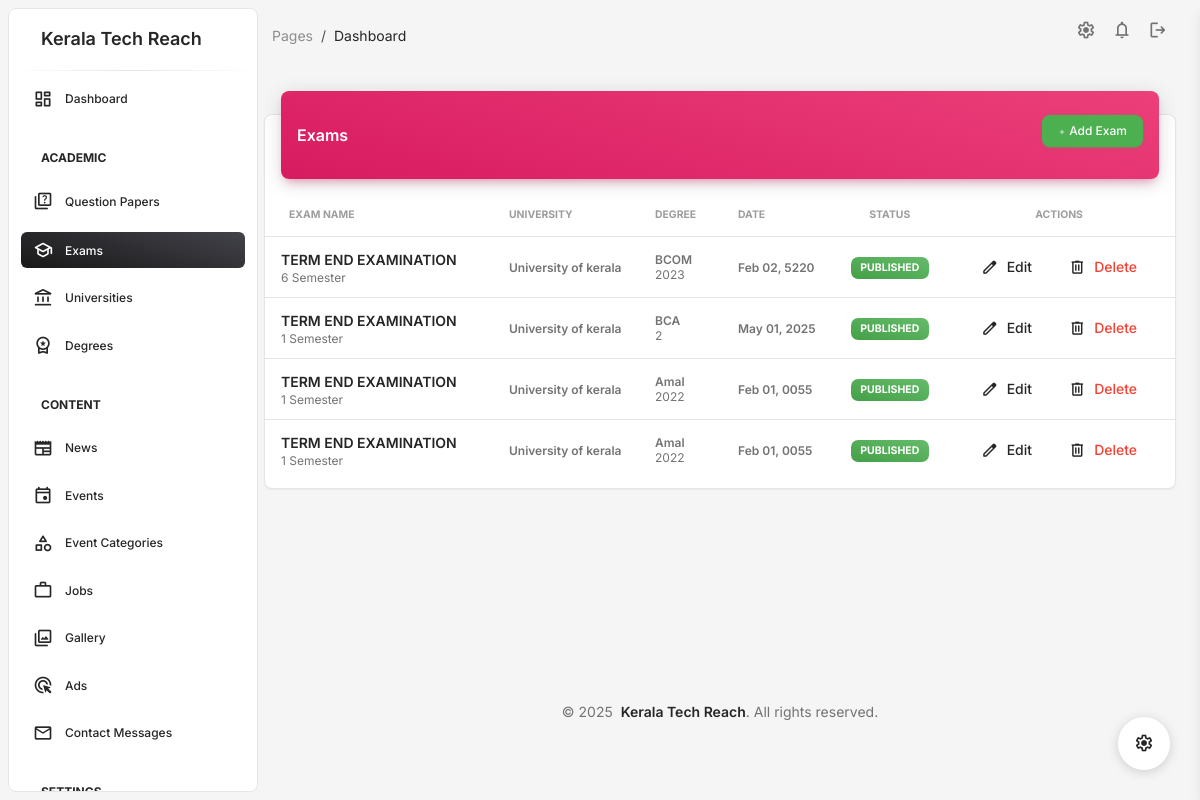
Screenshot of /admindashboard/exams/ (signed in) with the database file from the repository.
### admindashboard/models.py (models this page shows, shortened)
class Exam(models.Model):
    exam_name = models.CharField(max_length=255)
    exam_date = models.DateField()
    exam_url = models.URLField()
    degree_name = models.ForeignKey(Degree, on_delete=models.CASCADE)
    semester = models.CharField(max_length=10)
    admission_year = models.PositiveIntegerField()
    university = models.ForeignKey(University, on_delete=models.CASCADE)
    updated_at = models.DateTimeField(auto_now=True)
    is_published = models.BooleanField(default=False)
    created_by = models.ForeignKey('UserProfile', on_delete=models.CASCADE)

class University(models.Model):
    name = models.CharField(max_length=200)
    created_by = models.ForeignKey('UserProfile', on_delete=models.CASCADE, related_name='created_universities')

class Degree(models.Model):
    name = models.CharField(max_length=200)
    university = models.ForeignKey(University, on_delete=models.CASCADE)
    created_by = models.ForeignKey('UserProfile', on_delete=models.CASCADE)

### admindashboard/views/academic.py (the view)
# urls.py: path('exams/', exam_list, name='exam_list'),
@login_required
def exam_list(request):
    exams = Exam.objects.all().order_by('-exam_date')
    return render(request, 'admindashboard/exam/list.html', {'exams': exams})

### admindashboard/templates/admindashboard/exam/list.html
{% extends 'admindashboard/base.html' %}
{% load static %}
{% block content %}
<div class="container-fluid py-4">
    <div class="row">
        <div class="col-12">
            <div class="card my-4">
                <div class="card-header p-0 position-relative mt-n4 mx-3 z-index-2">
                    <div class="bg-gradient-primary shadow-primary border-radius-lg pt-4 pb-3">
                        <div class="d-flex justify-content-between align-items-center">
                            <h6 class="text-white text-capitalize ps-3">Exams</h6>
                            <a href="{% url 'admindashboard:exam_create' %}" class="btn btn-sm btn-success me-3">
                                <i class="material-symbols-rounded">add</i> Add Exam
                            </a>
                        </div>
                    </div>
                </div>
                <div class="card-body px-0 pb-2">
                    <div class="table-responsive p-0">
                        <table class="table align-items-center mb-0">
                            <thead>
                                <tr>
                                    <th class="text-uppercase text-secondary text-xxs font-weight-bolder opacity-7">Exam Name</th>
                                    <th class="text-uppercase text-secondary text-xxs font-weight-bolder opacity-7 ps-2">University</th>
                                    <th class="text-uppercase text-secondary text-xxs font-weight-bolder opacity-7 ps-2">Degree</th>
                                    <th class="text-uppercase text-secondary text-xxs font-weight-bolder opacity-7 ps-2">Date</th>
                                    <th class="text-center text-uppercase text-secondary text-xxs font-weight-bolder opacity-7">Status</th>
                                    <th class="text-center text-uppercase text-secondary text-xxs font-weight-bolder opacity-7">Actions</th>
                                </tr>
                            </thead>
                            <tbody>
                                {% for exam in exams %}
                                <tr>
                                    <td>
                                        <div class="d-flex px-2 py-1">
                                            <div class="d-flex flex-column justify-content-center">
                                                <h6 class="mb-0 text-sm">{{ exam.exam_name }}</h6>
                                                <p class="text-xs text-secondary mb-0">{{ exam.semester }} Semester</p>
                                            </div>
                                        </div>
                                    </td>
                                    <td>
                                        <p class="text-xs font-weight-bold mb-0">{{ exam.university.name }}</p>
                                    </td>
                                    <td>
                                        <p class="text-xs font-weight-bold mb-0">{{ exam.degree_name.name }}</p>
                                        <p class="text-xs text-secondary mb-0">{{ exam.admission_year }}</p>
                                    </td>
                                    <td>
                                        <p class="text-xs font-weight-bold mb-0">{{ exam.exam_date|date:"M d, Y" }}</p>
                                    </td>
                                    <td class="align-middle text-center text-sm">
                                        {% if exam.is_published %}
                                        <span class="badge badge-sm bg-gradient-success">Published</span>
                                        {% else %}
                                        <span class="badge badge-sm bg-gradient-secondary">Draft</span>
                                        {% endif %}
                                    </td>
                                    <td class="align-middle text-center">
                                        <a href="{% url 'admindashboard:exam_edit' exam.id %}" class="btn btn-link text-dark px-3 mb-0">
                                            <i class="material-symbols-rounded text-dark me-2">edit</i>Edit
                                        </a>
                                        <a href="{% url 'admindashboard:exam_delete' exam.id %}" class="btn btn-link text-danger px-3 mb-0">
                                            <i class="material-symbols-rounded text-dark me-2">delete</i>Delete
                                        </a>
                                    </td>
                                </tr>
                                {% empty %}
                                <tr>
                                    <td colspan="6" class="text-center">No exams found.</td>
                                </tr>
                                {% endfor %}
                            </tbody>
                        </table>
                    </div>
                </div>
            </div>
        </div>
    </div>
</div>
{% endblock %}

### admindashboard/templates/admindashboard/base.html (style rules this page uses)
body { min-height: 100vh; display: flex; flex-direction: column; }

### rows the page displays
Exam: exam_name "TERM END EXAMINATION", semester "6", university.name "University of kerala", degree_name.name "BCOM", admission_year "2023", exam_date "Feb 02, 5220", is_published "PUBLISHED"
Exam: exam_name "TERM END EXAMINATION", semester "1", university.name "University of kerala", degree_name.name "BCA", admission_year "2", exam_date "May 01, 2025", is_published "PUBLISHED"
Exam: exam_name "TERM END EXAMINATION", semester "1", university.name "University of kerala", degree_name.name "Amal", admission_year "2022", exam_date "Feb 01, 0055", is_published "PUBLISHED"
Exam: exam_name "TERM END EXAMINATION", semester "1", university.name "University of kerala", degree_name.name "Amal", admission_year "2022", exam_date "Feb 01, 0055", is_published "PUBLISHED"
